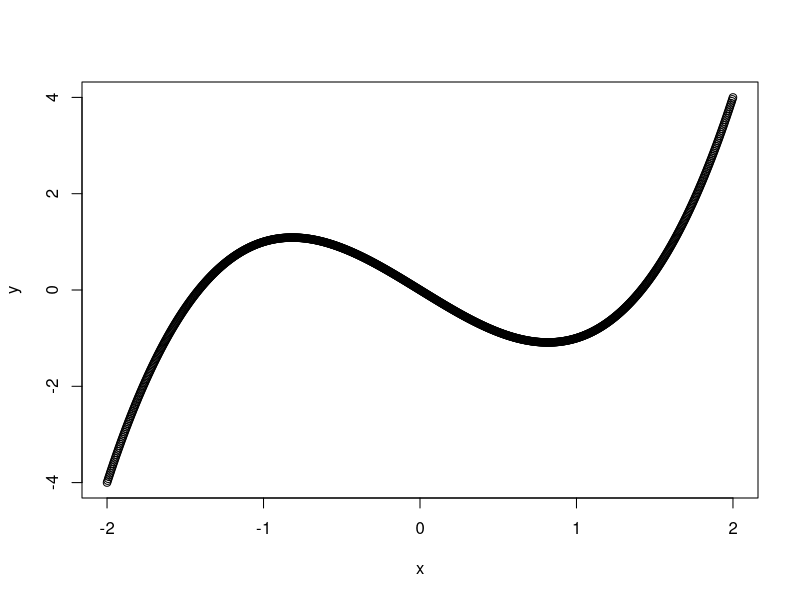
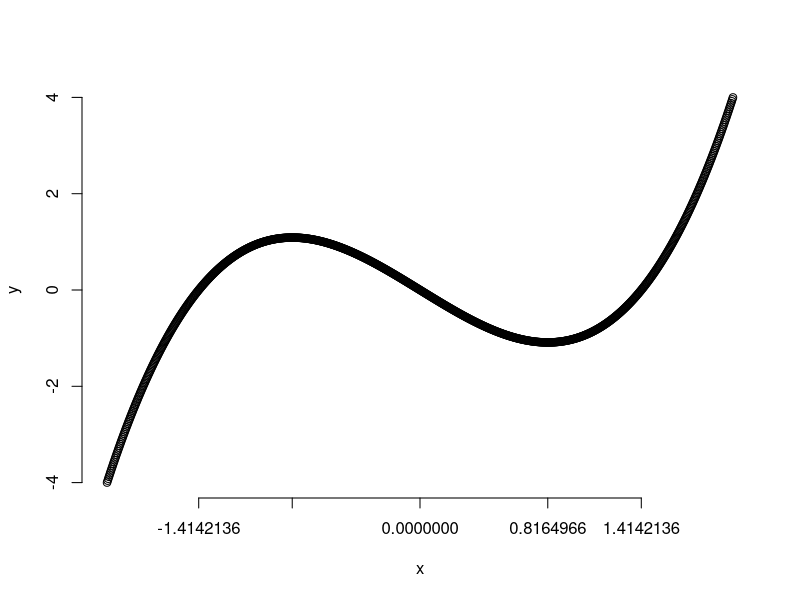
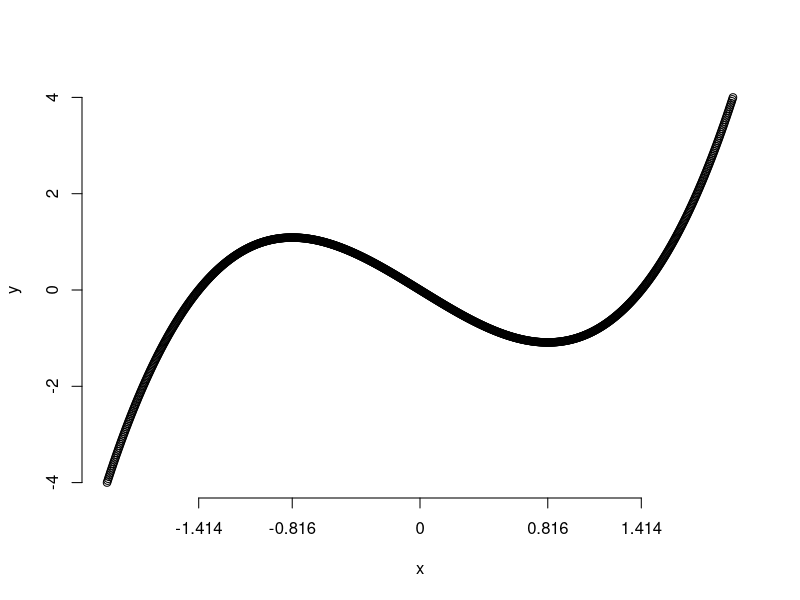
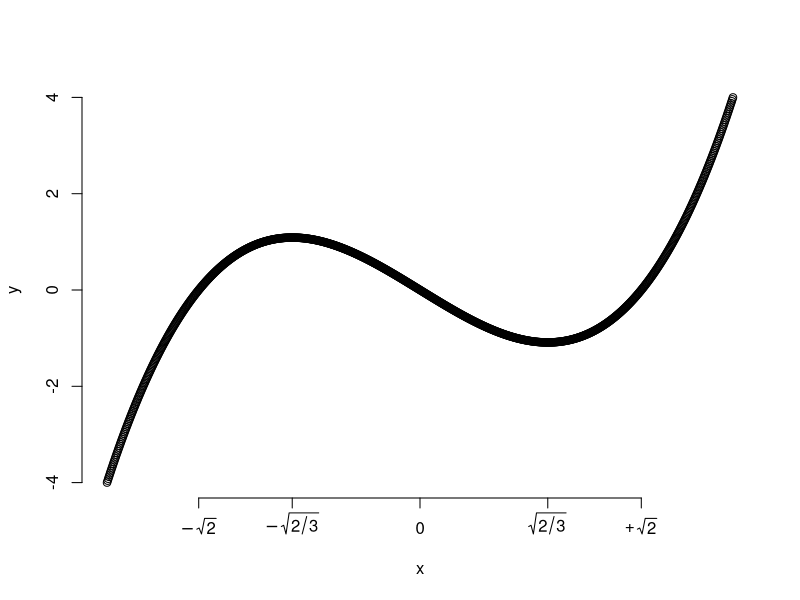
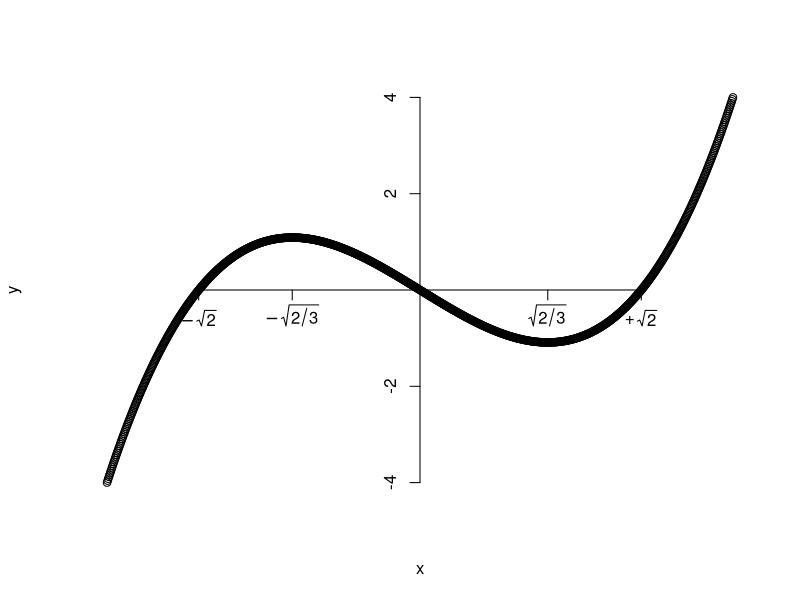
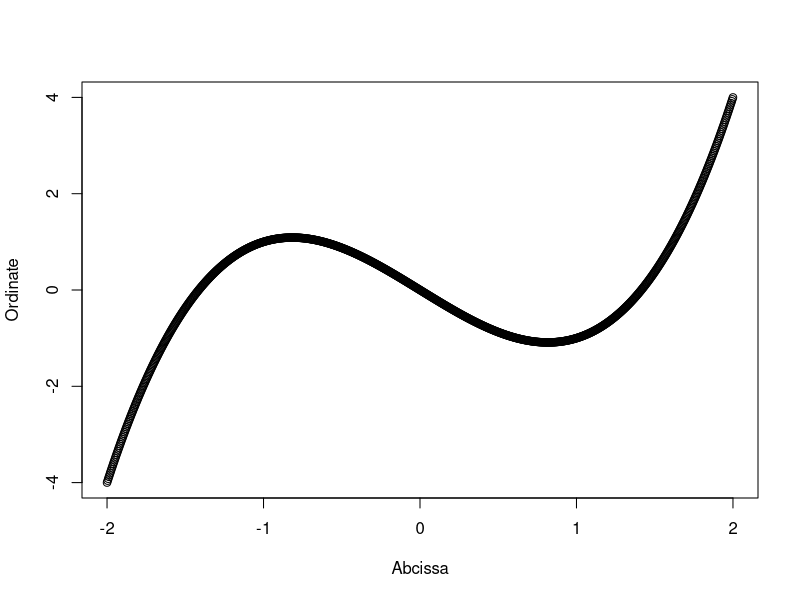
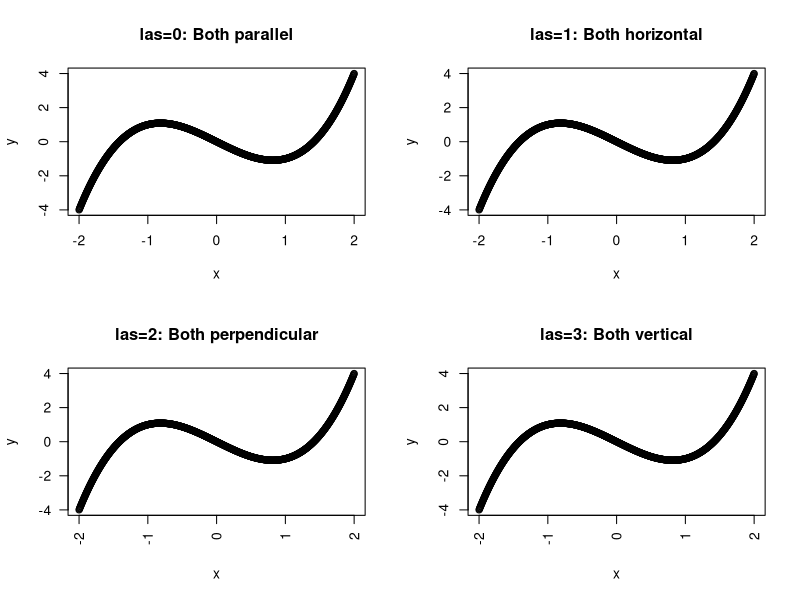
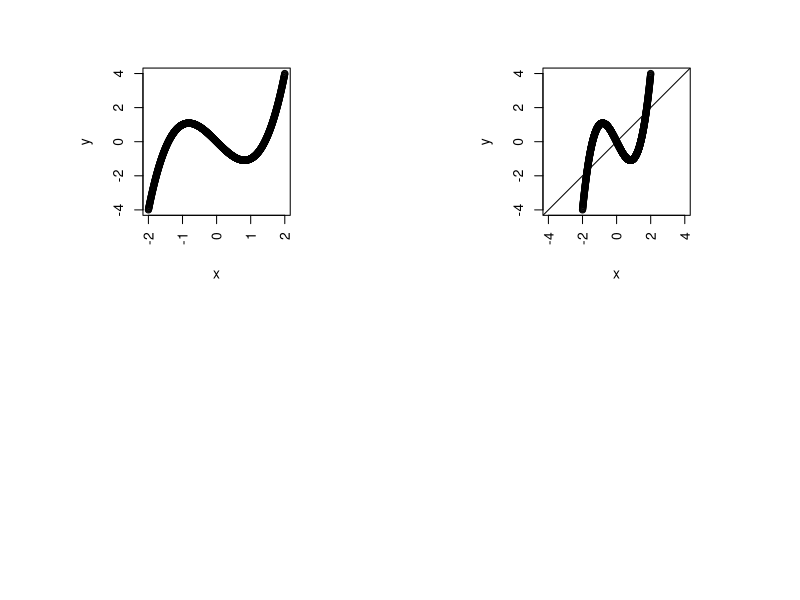

The R source for these figures, in order:
## ---- chunk 1
#| label: axis-01

x <- seq(-2,2,length=1000)
y <- x^3-2*x
plot(x,y)
## ---- chunk 2
#| label: axis-02

xticks <- c(-sqrt(2),-sqrt(2/3),0,sqrt(2/3),sqrt(2))
plot(x,y,axes=FALSE)
axis(side=2)
axis(side=1,at=xticks)
## ---- chunk 3
#| label: axis-03

plot(x,y,axes=FALSE)
axis(side=2)
axis(side=1,at=xticks,labels=round(xticks,3))
## ---- chunk 4
#| label: axis-04

plot(x,y,axes=FALSE)
xlabs <- c(expression(-sqrt(2)),expression(-sqrt(2/3)),expression(0),expression(sqrt(2/3)),expression(+sqrt(2)))
axis(side=2)
axis(side=1,at=xticks,labels=xlabs)
## ---- chunk 5
#| label: axis-05}
xticks <- c(-sqrt(2),-sqrt(2/3),sqrt(2/3),sqrt(2))
xlabs <- c(expression(-sqrt(2)),expression(-sqrt(2/3)),expression(sqrt(2/3)),expression(+sqrt(2)))
plot(x,y,axes=FALSE)
axis(side=2,pos=0,at=c(-4,-2,2,4))
axis(side=1,at=xticks,labels=xlabs,pos=0)
## ---- chunk 6
#| label: axis-06

plot(x,y,xlab="Abcissa",ylab="Ordinate")
## ---- chunk 7
#| label: axis-07

# las=0 is the default
par(mfrow=c(2,2))
par(las=0)
plot(x,y)
title("las=0: Both parallel")
par(las=1)
plot(x,y)
title("las=1: Both horizontal")
par(las=2)
plot(x,y)
title("las=2: Both perpendicular")
par(las=3)
plot(x,y)
title("las=3: Both vertical")
## ---- chunk 8
#| label: axis-08

par(pty="s")
plot(x,y)
## ---- chunk 9
#| label: axis-09

par(pty="s")
plot(x,y,xlim=c(-4,4),ylim=c(-4,4))
abline(a=0,b=1)
